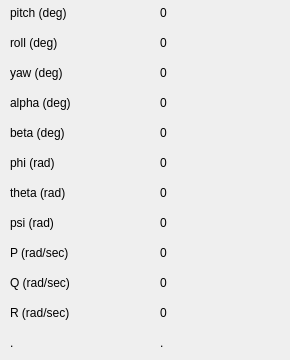
    <widget class="QWidget" name="tab">
     <attribute name="title">
      <string>Attitude</string>
     </attribute>
     <widget class="QLabel" name="dataLabel_3">
      <property name="geometry">
       <rect>
        <x>160</x>
        <y>64</y>
        <width>121</width>
        <height>17</height>
       </rect>
      </property>
      <property name="text">
       <string>0</string>
      </property>
     </widget>
     <widget class="QLabel" name="dataLabel_1">
      <property name="geometry">
       <rect>
        <x>160</x>
        <y>4</y>
        <width>121</width>
        <height>17</height>
       </rect>
      </property>
      <property name="text">
       <string>0</string>
      </property>
     </widget>
     <widget class="QLabel" name="dataLabel_10">
      <property name="geometry">
       <rect>
        <x>160</x>
        <y>274</y>
        <width>121</width>
        <height>17</height>
       </rect>
      </property>
      <property name="text">
       <string>0</string>
      </property>
     </widget>
     <widget class="QLabel" name="dataLabel_7">
      <property name="geometry">
       <rect>
        <x>160</x>
        <y>184</y>
        <width>121</width>
        <height>17</height>
       </rect>
      </property>
      <property name="text">
       <string>0</string>
      </property>
     </widget>
     <widget class="QLabel" name="dataLabel_4">
      <property name="geometry">
       <rect>
        <x>160</x>
        <y>94</y>
        <width>121</width>
        <height>17</height>
       </rect>
      </property>
      <property name="text">
       <string>0</string>
      </property>
     </widget>
     <widget class="QLabel" name="outputlabel_9">
      <property name="geometry">
       <rect>
        <x>10</x>
        <y>244</y>
        <width>111</width>
        <height>17</height>
       </rect>
      </property>
      <property name="text">
       <string>P (rad/sec)</string>
      </property>
     </widget>
     <widget class="QLabel" name="dataLabel_12">
      <property name="geometry">
       <rect>
        <x>160</x>
        <y>334</y>
        <width>121</width>
        <height>17</height>
       </rect>
      </property>
      <property name="text">
       <string>.</string>
      </property>
     </widget>
     <widget class="QLabel" name="outputlabel_3">
      <property name="geometry">
       <rect>
        <x>10</x>
        <y>64</y>
        <width>111</width>
        <height>17</height>
       </rect>
      </property>
      <property name="text">
       <string>yaw (deg)</string>
      </property>
     </widget>
     <widget class="QLabel" name="outputlabel_8">
      <property name="geometry">
       <rect>
        <x>10</x>
        <y>214</y>
        <width>101</width>
        <height>17</height>
       </rect>
      </property>
      <property name="text">
       <string>psi (rad)</string>
      </property>
     </widget>
     <widget class="QLabel" name="dataLabel_5">
      <property name="geometry">
       <rect>
        <x>160</x>
        <y>124</y>
        <width>121</width>
        <height>17</height>
       </rect>
      </property>
      <property name="text">
       <string>0</string>
      </property>
     </widget>
     <widget class="QLabel" name="dataLabel_2">
      <property name="geometry">
       <rect>
        <x>160</x>
        <y>34</y>
        <width>121</width>
        <height>17</height>
       </rect>
      </property>
      <property name="text">
       <string>0</string>
      </property>
     </widget>
     <widget class="QLabel" name="outputlabel_11">
      <property name="geometry">
       <rect>
        <x>10</x>
        <y>304</y>
        <width>111</width>
        <height>17</height>
       </rect>
      </property>
      <property name="text">
       <string>R (rad/sec)</string>
      </property>
     </widget>
     <widget class="QLabel" name="dataLabel_8">
      <property name="geometry">
       <rect>
        <x>160</x>
        <y>214</y>
        <width>121</width>
        <height>17</height>
       </rect>
      </property>
      <property name="text">
       <string>0</string>
      </property>
     </widget>
     <widget class="QLabel" name="dataLabel_6">
      <property name="geometry">
       <rect>
        <x>160</x>
        <y>154</y>
        <width>121</width>
        <height>17</height>
       </rect>
      </property>
      <property name="text">
       <string>0</string>
      </property>
     </widget>
     <widget class="QLabel" name="outputlabel_5">
      <property name="geometry">
       <rect>
        <x>10</x>
        <y>124</y>
        <width>111</width>
        <height>17</height>
       </rect>
      </property>
      <property name="text">
       <string>beta (deg)</string>
      </property>
     </widget>
     <widget class="QLabel" name="dataLabel_9">
      <property name="geometry">
       <rect>
        <x>160</x>
        <y>244</y>
        <width>121</width>
        <height>17</height>
       </rect>
      </property>
      <property name="text">
       <string>0</string>
      </property>
     </widget>
     <widget class="QLabel" name="outputlabel_6">
      <property name="geometry">
       <rect>
        <x>10</x>
        <y>154</y>
        <width>111</width>
        <height>17</height>
       </rect>
      </property>
      <property name="text">
       <string>phi (rad)</string>
      </property>
     </widget>
     <widget class="QLabel" name="outputlabel_2">
      <property name="geometry">
       <rect>
        <x>10</x>
        <y>34</y>
        <width>111</width>
        <height>17</height>
       </rect>
      </property>
      <property name="text">
       <string>roll (deg)</string>
      </property>
     </widget>
     <widget class="QLabel" name="outputlabel_1">
      <property name="geometry">
       <rect>
        <x>10</x>
        <y>4</y>
        <width>111</width>
        <height>17</height>
       </rect>
      </property>
      <property name="text">
       <string>pitch (deg)</string>
      </property>
     </widget>
     <widget class="QLabel" name="outputlabel_7">
      <property name="geometry">
       <rect>
        <x>10</x>
        <y>184</y>
        <width>111</width>
        <height>17</height>
       </rect>
      </property>
      <property name="text">
       <string>theta (rad)</string>
      </property>
     </widget>
     <widget class="QLabel" name="dataLabel_11">
      <property name="geometry">
       <rect>
        <x>160</x>
        <y>304</y>
        <width>121</width>
        <height>17</height>
       </rect>
      </property>
      <property name="text">
       <string>0</string>
      </property>
     </widget>
     <widget class="QLabel" name="outputlabel_10">
      <property name="geometry">
       <rect>
        <x>10</x>
        <y>274</y>
        <width>111</width>
        <height>17</height>
       </rect>
      </property>
      <property name="text">
       <string>Q (rad/sec)</string>
      </property>
     </widget>
     <widget class="QLabel" name="outputlabel_4">
      <property name="geometry">
       <rect>
        <x>10</x>
        <y>94</y>
        <width>111</width>
        <height>17</height>
       </rect>
      </property>
      <property name="text">
       <string>alpha (deg)</string>
      </property>
     </widget>
     <widget class="QLabel" name="outputlabel_12">
      <property name="geometry">
       <rect>
        <x>10</x>
        <y>334</y>
        <width>111</width>
        <height>17</height>
       </rect>
      </property>
      <property name="text">
       <string>.</string>
      </property>
     </widget>
    </widget>
